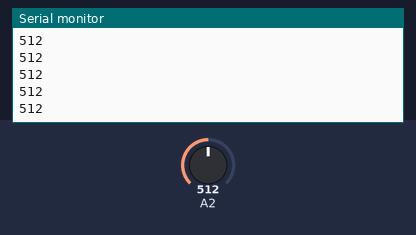
The sketch below on a simulated Arduino Uno, built with avr-gcc and run on an emulated ATmega328P. On the bench: the last lines printed to the serial monitor. The test bench sets the inputs (shaded band); at power-on: A2 = 512.

Above: at 1.2 s.
1.3 s: A2 set to 716
At 1.32 s:
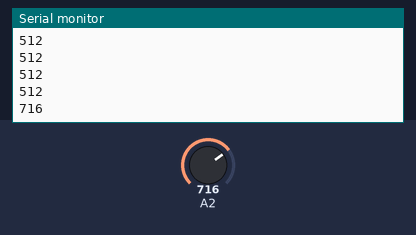
2.8 s: A2 set to 900
At 2.83 s:
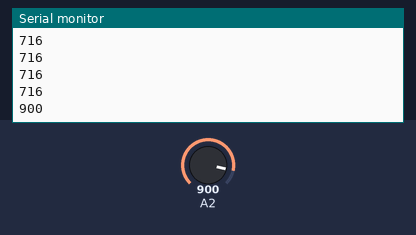
Timing chart, 0 to 5.8 s (numbered marks = the images above; inputs shaded):
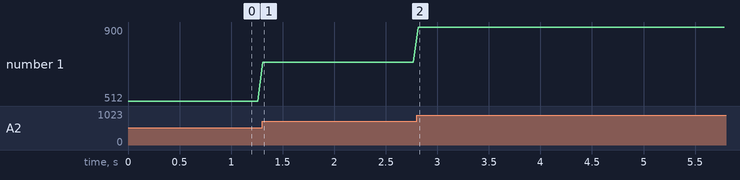

Measured:
- after the input at 1.3 s, the serial monitor: prints a new line at once (image 1)
- after the input at 2.8 s, the serial monitor: prints a new line at once (image 2)
- plotted number 1: 512 → 716 after the input at 1.3 s, 716 → 900 after the input at 2.8 s

The sketch:

TestSound.ino
```cpp
void setup() {
  Serial.begin(9600);
}

void loop() {
  int sound = analogRead(A2);
  Serial.println(sound);
  delay(50);
}
```
